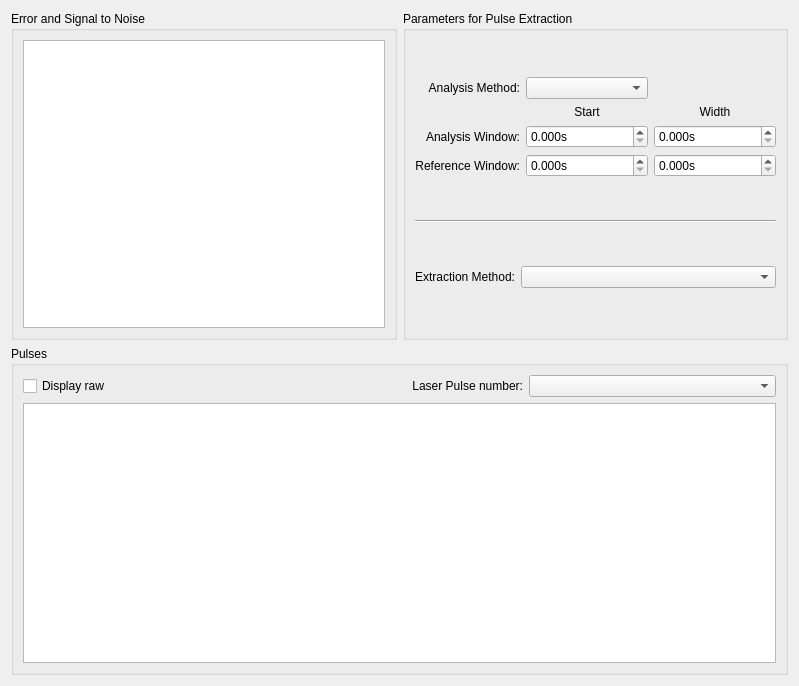
<?xml version="1.0" encoding="UTF-8"?>
<ui version="4.0">
 <class>pe</class>
 <widget class="QWidget" name="pe">
  <property name="geometry">
   <rect>
    <x>0</x>
    <y>0</y>
    <width>799</width>
    <height>686</height>
   </rect>
  </property>
  <property name="windowTitle">
   <string>Form</string>
  </property>
  <layout class="QGridLayout" name="gridLayout">
   <item row="0" column="0">
    <widget class="QGroupBox" name="groupBox_11">
     <property name="title">
      <string>Error and Signal to Noise</string>
     </property>
     <layout class="QGridLayout" name="gridLayout_27">
      <item row="0" column="0">
       <layout class="QGridLayout" name="gridLayout_22">
        <item row="0" column="0">
         <widget class="PlotWidget" name="measuring_error_PlotWidget"/>
        </item>
       </layout>
      </item>
     </layout>
    </widget>
   </item>
   <item row="0" column="1">
    <widget class="QGroupBox" name="groupBox_14">
     <property name="title">
      <string>Parameters for Pulse Extraction</string>
     </property>
     <layout class="QGridLayout" name="gridLayout_34">
      <item row="2" column="1">
       <layout class="QGridLayout" name="extraction_param_gridLayout">
        <item row="0" column="1">
         <widget class="QComboBox" name="extract_param_method_comboBox">
          <property name="sizePolicy">
           <sizepolicy hsizetype="Expanding" vsizetype="Fixed">
            <horstretch>0</horstretch>
            <verstretch>0</verstretch>
           </sizepolicy>
          </property>
         </widget>
        </item>
        <item row="0" column="0">
         <widget class="QLabel" name="label_4">
          <property name="text">
           <string>Extraction Method:</string>
          </property>
          <property name="alignment">
           <set>Qt::AlignRight|Qt::AlignTrailing|Qt::AlignVCenter</set>
          </property>
         </widget>
        </item>
       </layout>
      </item>
      <item row="0" column="1">
       <layout class="QGridLayout" name="gridLayout_2">
        <item row="2" column="0">
         <widget class="QLabel" name="label_36">
          <property name="text">
           <string>Analysis Window:</string>
          </property>
          <property name="alignment">
           <set>Qt::AlignRight|Qt::AlignTrailing|Qt::AlignVCenter</set>
          </property>
         </widget>
        </item>
        <item row="2" column="2">
         <widget class="ScienDSpinBox" name="extract_param_ana_window_width_DSpinBox">
          <property name="sizePolicy">
           <sizepolicy hsizetype="Expanding" vsizetype="Fixed">
            <horstretch>0</horstretch>
            <verstretch>0</verstretch>
           </sizepolicy>
          </property>
          <property name="suffix">
           <string>s</string>
          </property>
          <property name="decimals">
           <number>3</number>
          </property>
          <property name="maximum">
           <double>999999999.990000009536743</double>
          </property>
         </widget>
        </item>
        <item row="1" column="2">
         <widget class="QLabel" name="label_31">
          <property name="sizePolicy">
           <sizepolicy hsizetype="Preferred" vsizetype="Fixed">
            <horstretch>0</horstretch>
            <verstretch>0</verstretch>
           </sizepolicy>
          </property>
          <property name="text">
           <string>Width</string>
          </property>
          <property name="alignment">
           <set>Qt::AlignCenter</set>
          </property>
         </widget>
        </item>
        <item row="0" column="1">
         <widget class="QComboBox" name="extract_param_analysis_method_comboBox"/>
        </item>
        <item row="1" column="1">
         <widget class="QLabel" name="label_30">
          <property name="sizePolicy">
           <sizepolicy hsizetype="Preferred" vsizetype="Fixed">
            <horstretch>0</horstretch>
            <verstretch>0</verstretch>
           </sizepolicy>
          </property>
          <property name="text">
           <string>Start</string>
          </property>
          <property name="alignment">
           <set>Qt::AlignCenter</set>
          </property>
         </widget>
        </item>
        <item row="2" column="1">
         <widget class="ScienDSpinBox" name="extract_param_ana_window_start_DSpinBox">
          <property name="sizePolicy">
           <sizepolicy hsizetype="Expanding" vsizetype="Fixed">
            <horstretch>0</horstretch>
            <verstretch>0</verstretch>
           </sizepolicy>
          </property>
          <property name="suffix">
           <string>s</string>
          </property>
          <property name="decimals">
           <number>3</number>
          </property>
          <property name="maximum">
           <double>999999999.990000009536743</double>
          </property>
         </widget>
        </item>
        <item row="0" column="0">
         <widget class="QLabel" name="label_6">
          <property name="text">
           <string>Analysis Method:</string>
          </property>
          <property name="alignment">
           <set>Qt::AlignRight|Qt::AlignTrailing|Qt::AlignVCenter</set>
          </property>
         </widget>
        </item>
        <item row="3" column="1">
         <widget class="ScienDSpinBox" name="extract_param_ref_window_start_DSpinBox">
          <property name="sizePolicy">
           <sizepolicy hsizetype="Expanding" vsizetype="Fixed">
            <horstretch>0</horstretch>
            <verstretch>0</verstretch>
           </sizepolicy>
          </property>
          <property name="suffix">
           <string>s</string>
          </property>
          <property name="decimals">
           <number>3</number>
          </property>
          <property name="maximum">
           <double>999999999.990000009536743</double>
          </property>
         </widget>
        </item>
        <item row="3" column="2">
         <widget class="ScienDSpinBox" name="extract_param_ref_window_width_DSpinBox">
          <property name="sizePolicy">
           <sizepolicy hsizetype="Expanding" vsizetype="Fixed">
            <horstretch>0</horstretch>
            <verstretch>0</verstretch>
           </sizepolicy>
          </property>
          <property name="suffix">
           <string>s</string>
          </property>
          <property name="decimals">
           <number>3</number>
          </property>
          <property name="maximum">
           <double>999999999.990000009536743</double>
          </property>
          <property name="singleStep">
           <double>0.000001000000000</double>
          </property>
         </widget>
        </item>
        <item row="3" column="0">
         <widget class="QLabel" name="label_37">
          <property name="text">
           <string>Reference Window:</string>
          </property>
          <property name="alignment">
           <set>Qt::AlignRight|Qt::AlignTrailing|Qt::AlignVCenter</set>
          </property>
         </widget>
        </item>
       </layout>
      </item>
      <item row="1" column="1">
       <widget class="Line" name="line">
        <property name="orientation">
         <enum>Qt::Horizontal</enum>
        </property>
       </widget>
      </item>
     </layout>
    </widget>
   </item>
   <item row="1" column="0" colspan="2">
    <widget class="QGroupBox" name="groupBox_13">
     <property name="title">
      <string>Pulses</string>
     </property>
     <layout class="QGridLayout" name="gridLayout_32">
      <item row="0" column="0">
       <layout class="QGridLayout" name="gridLayout_31">
        <item row="0" column="2">
         <widget class="QComboBox" name="laserpulses_ComboBox"/>
        </item>
        <item row="0" column="1">
         <widget class="QLabel" name="label_38">
          <property name="text">
           <string>Laser Pulse number:</string>
          </property>
          <property name="alignment">
           <set>Qt::AlignRight|Qt::AlignTrailing|Qt::AlignVCenter</set>
          </property>
         </widget>
        </item>
        <item row="0" column="0">
         <widget class="QCheckBox" name="laserpulses_display_raw_CheckBox">
          <property name="enabled">
           <bool>true</bool>
          </property>
          <property name="text">
           <string>Display raw</string>
          </property>
         </widget>
        </item>
        <item row="1" column="0" colspan="3">
         <widget class="PlotWidget" name="laserpulses_PlotWidget"/>
        </item>
       </layout>
      </item>
     </layout>
    </widget>
   </item>
  </layout>
 </widget>
 <customwidgets>
  <customwidget>
   <class>ScienDSpinBox</class>
   <extends>QDoubleSpinBox</extends>
   <header>qudi.core.gui.qtwidgets.scientific_spinbox.h</header>
  </customwidget>
  <customwidget>
   <class>PlotWidget</class>
   <extends>QGraphicsView</extends>
   <header>pyqtgraph</header>
  </customwidget>
 </customwidgets>
 <tabstops>
  <tabstop>extract_param_analysis_method_comboBox</tabstop>
  <tabstop>extract_param_ana_window_start_DSpinBox</tabstop>
  <tabstop>extract_param_ana_window_width_DSpinBox</tabstop>
  <tabstop>extract_param_ref_window_start_DSpinBox</tabstop>
  <tabstop>extract_param_ref_window_width_DSpinBox</tabstop>
  <tabstop>extract_param_method_comboBox</tabstop>
  <tabstop>laserpulses_display_raw_CheckBox</tabstop>
  <tabstop>laserpulses_ComboBox</tabstop>
  <tabstop>laserpulses_PlotWidget</tabstop>
  <tabstop>measuring_error_PlotWidget</tabstop>
 </tabstops>
 <resources/>
 <connections/>
</ui>
